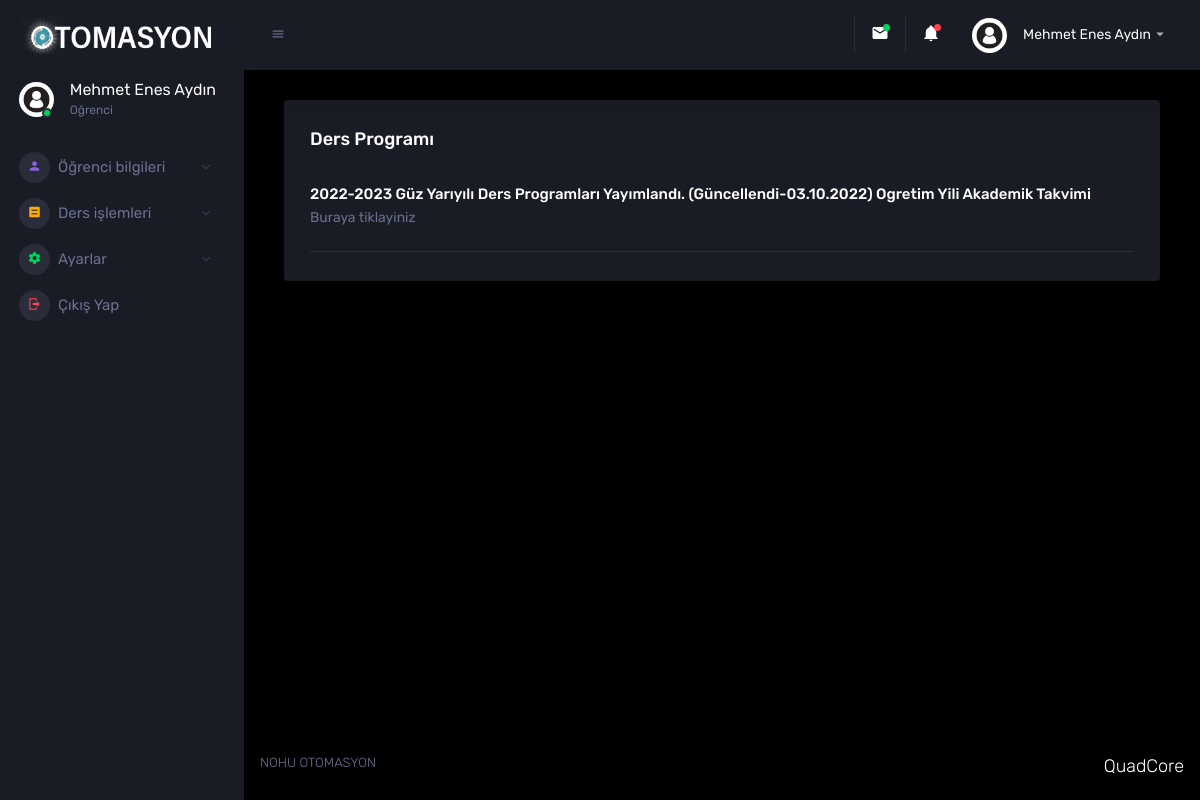
The page /ders-programi-listele.php (signed in) on the database its author committed.
### tables this page shows
CREATE TABLE `kullanicilar` (
  `kullanici_id` int(11) NOT NULL,
  `kullanici_ad` varchar(200) NOT NULL,
  `kullanici_soyad` varchar(200) NOT NULL,
  `kullanici_no` int(20) NOT NULL,
  `kullanici_sifre` varchar(300) NOT NULL,
  `kullanici_bolum` text NOT NULL,
  `kullanici_sinif` int(11) NOT NULL,
  `kullanici_yetki` int(11) NOT NULL DEFAULT 0,
  `kullanici_sonzaman` datetime NOT NULL,
  `kullanici_tc` text NOT NULL,
  `kullanici_dogumt` text NOT NULL,
  `kullanici_dogumy` text NOT NULL,
  `kullanici_adres` text NOT NULL,
  `kullanici_il` text NOT NULL,
  `kullanici_ilce` text NOT NULL,
  `kullanici_evtel` text NOT NULL,
  `kullanici_postkod` text NOT NULL,
  `kullanici_ceptel` text NOT NULL
);

CREATE TABLE `dersprogrami` (
  `id` int(11) NOT NULL,
  `baslik` text NOT NULL,
  `bolum` text NOT NULL,
  `url` text NOT NULL
);

### ders-programi-listele.php (the view, shortened to what this page needs)
<?php require_once'header.php'; ?>
<?php require_once'sidebar.php'; ?>
    <?php require_once 'izinsiz/ogretmenizinsiz.php'; ?>
<div class="container-fluid page-body-wrapper">
 <div class="main-panel">
  <div class="content-wrapper">
    <div class="col-md-12 col-xl-12 grid-margin stretch-card">
      <div class="card">
        <div class="card-body">
          <div class="d-flex flex-row justify-content-between">
            <h4 class="card-title">Ders Programı</h4>
          </div>
          <div class="preview-list">
            <?php
            $dersprogramisor=$baglanti->prepare("SELECT * from dersprogrami where bolum=:bolum ");
            $dersprogramisor->execute(array(
              'bolum'=>$kullanicicek['kullanici_bolum']
            ));
            while($dersprogramicek=$dersprogramisor->fetch(PDO::FETCH_ASSOC)) { ?>
              <div class="preview-item border-bottom">
                <div class="preview-item-content d-flex flex-grow">
                  <div class="flex-grow">
                    <div class="d-flex d-md-block d-xl-flex justify-content-between">
                      <h6 class="preview-subject"><?php echo $dersprogramicek['baslik'] ?> Ogretim Yili Akademik Takvimi</h6>
                    </div>
                    <a target="_blank" href=<?php echo $dersprogramicek['url'] ?>><p class="text-muted">Buraya tiklayiniz</p></a>
                  </div>
                </div>
              </div>
            <?php  }    ?>
          </div>
        </div>
      </div>
    </div>
  </div>
  <?php require_once'footer.php'; ?>

### header.php (shortened to what this page needs)
<?php
require_once 'nedmin/baglanti.php';
  $kullanicisor=$baglanti->prepare("SELECT * from kullanicilar where kullanici_no=:kullanici_no ");
  $kullanicisor->execute(array(
    'kullanici_no'=>$_SESSION['girisbelgesi']
  ));
  $kullanicicek=$kullanicisor->fetch(PDO::FETCH_ASSOC);
?>
<!DOCTYPE html>
<html lang="en">
<head>
  <link rel="stylesheet" href="assets/vendors/mdi/css/materialdesignicons.min.css">
  <link rel="stylesheet" href="assets/vendors/css/vendor.bundle.base.css">
  <link rel="stylesheet" href="assets/vendors/jvectormap/jquery-jvectormap.css">
  <link rel="stylesheet" href="assets/vendors/flag-icon-css/css/flag-icon.min.css">
  <link rel="stylesheet" href="assets/vendors/owl-carousel-2/owl.carousel.min.css">
  <link rel="stylesheet" href="assets/vendors/owl-carousel-2/owl.theme.default.min.css">
  <link rel="stylesheet" href="assets/css/style.css">
</head>
<body>
  <div class="container-scroller">
    <nav class="navbar p-0 fixed-top d-flex flex-row">
        <div class="navbar-menu-wrapper flex-grow d-flex align-items-stretch">
          <button class="navbar-toggler navbar-toggler align-self-center" type="button" data-toggle="minimize">
            <span class="mdi mdi-menu"></span>
          </button>
          <ul class="navbar-nav navbar-nav-right">
            <li  class="nav-item dropdown border-left">
              <a class="nav-link count-indicator dropdown-toggle" id="messageDropdown" href="#" data-toggle="dropdown" aria-expanded="false">
                <i class="mdi mdi-email"></i>
                <span class="count bg-success"></span>
              </a>
            </li>
            <li class="nav-item dropdown border-left">
              <a class="nav-link count-indicator dropdown-toggle" id="notificationDropdown" href="#" data-toggle="dropdown">
                <i class="mdi mdi-bell"></i>
                <span class="count bg-danger"></span>
              </a>
            </li>
            <li class="nav-item dropdown">
              <a class="nav-link" id="profileDropdown" href="#" data-toggle="dropdown">
                <div class="navbar-profile">
                  <img class="img-xs rounded-circle" src="images/profil.jpg" alt="">
                  <p class="mb-0 d-none d-sm-block navbar-profile-name"><?php echo $kullanicicek['kullanici_ad']?> <?php echo $kullanicicek['kullanici_soyad'] ?></p>
                  <i class="mdi mdi-menu-down d-none d-sm-block"></i>
                </div>
              </a>
            </li>
          </ul>
        </div>
      </nav>

### sidebar.php (shortened to what this page needs)
<nav class="sidebar sidebar-offcanvas" id="sidebar">
  <div class="sidebar-brand-wrapper d-none d-lg-flex align-items-center justify-content-center fixed-top">
    <a class="sidebar-brand brand-logo" href="index"><img style=";width:190px;height: 40px;" src="images/logo.png" alt="logo" /></a>
  </div>
  <ul class="nav">
    <li class="nav-item profile">
      <div class="profile-desc">
        <div class="profile-pic">
          <div class="count-indicator">
            <img class="img-xs rounded-circle " src="images/profil.jpg" alt="" >
            <span class="count bg-success"></span>
          </div>
          <div class="profile-name">
            <h5 class="mb-0 font-weight-normal"><?php echo $kullanicicek['kullanici_ad']?> <?php echo $kullanicicek['kullanici_soyad'] ?></h5>
            <?php
            if ($kullanicicek['kullanici_yetki']==0) { ?>
              <span>Oğrenci</span>
            <?php } elseif ($kullanicicek['kullanici_yetki']==1) { ?>
              <span>Öğretim Görevlisi</span>
            <?php } elseif ($kullanicicek['kullanici_yetki']==2) { ?>
              <span>Yönetici</span>
            <?php } ?>
          </div>
        </div>
      </div>
    </li>
    <li class="nav-item nav-category">
    </li>
    <?php
    if ($kullanicicek['kullanici_yetki']==0) { ?>
      <li class="nav-item menu-items">
        <a class="nav-link" data-toggle="collapse" href="#ui-basic" aria-expanded="false" aria-controls="ui-basic">
          <span class="menu-icon">
            <i class="mdi mdi-account"></i>
          </span>
          <span class="menu-title">Öğrenci bilgileri</span>
          <i class="menu-arrow"></i>
        </a>
      </li>
      <li class="nav-item menu-items">
        <a class="nav-link" data-toggle="collapse" href="#ui-basic2" aria-expanded="false" aria-controls="ui-basic">
          <span class="menu-icon">
            <i class="mdi mdi-equal-box"></i>
          </span>
          <span class="menu-title">Ders işlemleri</span>
          <i class="menu-arrow"></i>
        </a>
      </li>
    <?php   }  ?>
    <li class="nav-item menu-items">
      <a class="nav-link" data-toggle="collapse" href="#auth" aria-expanded="false" aria-controls="auth">
        <span class="menu-icon">
          <i class="mdi mdi-settings text-success"></i>
        </span>
        <span class="menu-title">Ayarlar</span>
        <i class="menu-arrow"></i>
      </a>
    </li>
     <li class="nav-item menu-items">
        <a class="nav-link" href="kullanicicikis">
          <span class="menu-icon">
            <i class="mdi mdi-logout text-danger"></i>
          </span>
          <span class="menu-title">Çıkış Yap</span>
        </a>
      </li>
  </ul>
</nav>

### rows shown on the page
kullanicilar: kullanici_ad "Mehmet Enes", kullanici_soyad "Aydın"
dersprogrami: baslik "2022-2023 Güz Yarıyılı Ders Programları Yayımlandı. (Güncellendi-03.10.2022)"
